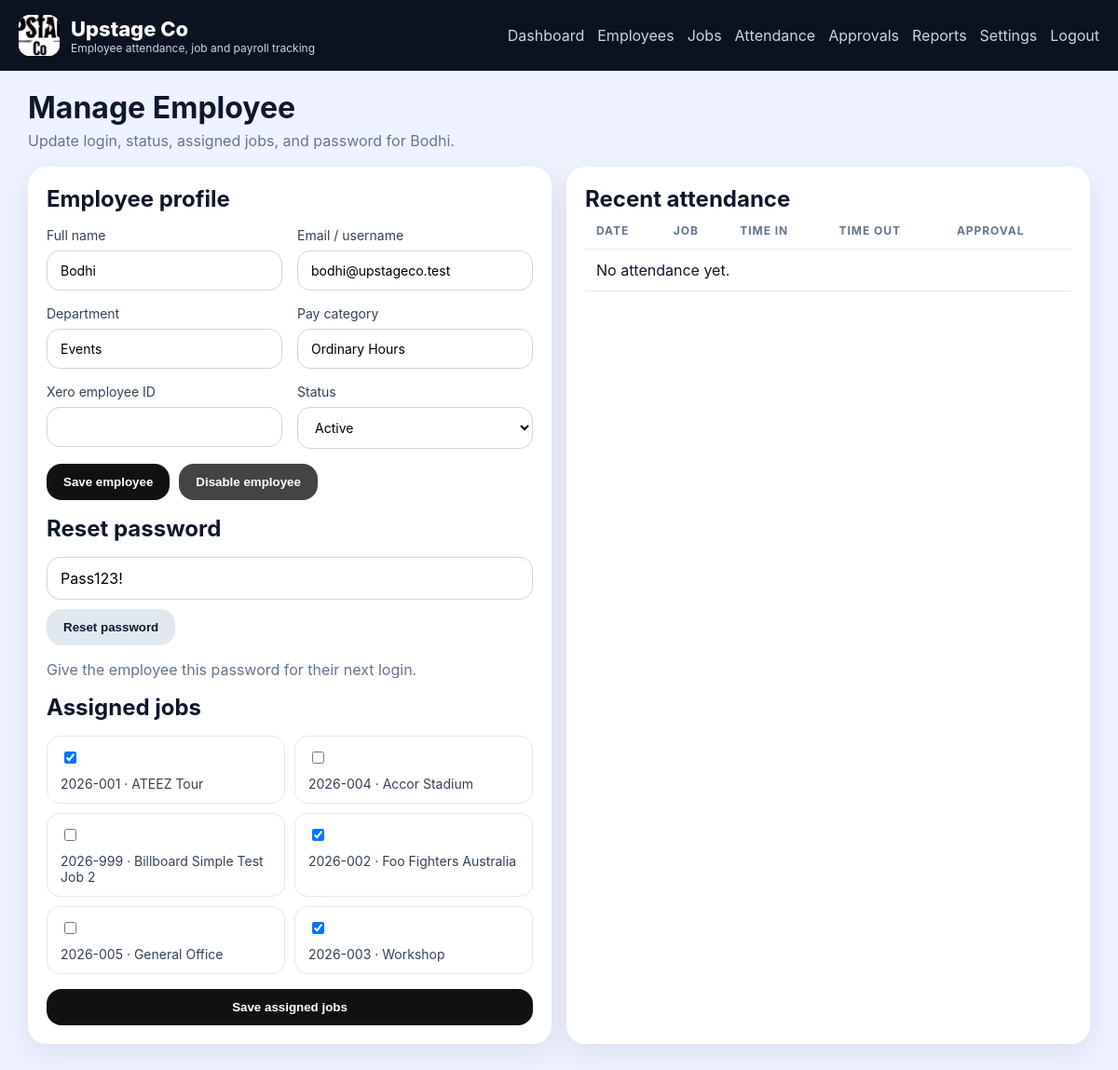
Page /admin/employees/6 (signed in) on the committed database.
### app.py (models this page shows, shortened)
class CompanySettings(db.Model):
    id = db.Column(db.Integer, primary_key=True)
    company_name = db.Column(db.String(120), default="Upstage Co")
    logo_path = db.Column(db.String(255), default="branding/upstage-company-logo.jpg")
    primary_color = db.Column(db.String(20), default="#111111")
    secondary_color = db.Column(db.String(20), default="#444444")
    timezone = db.Column(db.String(50), default="Australia/Melbourne")
    work_week = db.Column(db.String(50), default="Mon-Fri")
    standard_daily_hours = db.Column(db.Float, default=8.0)
    required_photo = db.Column(db.Boolean, default=True)
    required_gps = db.Column(db.Boolean, default=True)
    geofence_enabled = db.Column(db.Boolean, default=True)
    strict_geofence = db.Column(db.Boolean, default=False)
    geofence_name = db.Column(db.String(120), default="Upstage Workshop")
    geofence_lat = db.Column(db.Float, default=-37.8136)
    geofence_lng = db.Column(db.Float, default=144.9631)
    geofence_radius_m = db.Column(db.Float, default=200.0)
    late_threshold_minutes = db.Column(db.Integer, default=10)
    overtime_threshold_hours = db.Column(db.Float, default=8.0)
    paid_break_minutes = db.Column(db.Integer, default=20)
    unpaid_break_minutes = db.Column(db.Integer, default=30)
    allow_gallery_upload = db.Column(db.Boolean, default=False)
    retention_days = db.Column(db.Integer, default=365)
    enable_break_photo = db.Column(db.Boolean, default=False)

class User(db.Model):
    id = db.Column(db.Integer, primary_key=True)
    uuid = db.Column(db.String(36), default=lambda: str(uuid.uuid4()), unique=True)
    full_name = db.Column(db.String(120), nullable=False)
    email = db.Column(db.String(120), unique=True, nullable=False)
    password_hash = db.Column(db.String(255), nullable=False)
    role = db.Column(db.String(20), nullable=False, default="employee")
    active = db.Column(db.Boolean, default=True)
    department = db.Column(db.String(100), default="Operations")
    pay_category = db.Column(db.String(100), default="Ordinary Hours")
    xero_employee_id = db.Column(db.String(120), nullable=True)
    created_at = db.Column(db.DateTime, default=lambda: datetime.now(timezone.utc))

class Job(db.Model):
    id = db.Column(db.Integer, primary_key=True)
    job_number = db.Column(db.String(50), unique=True, nullable=False)
    name = db.Column(db.String(120), nullable=False)
    client = db.Column(db.String(120), nullable=False)
    venue = db.Column(db.String(120), nullable=False)
    location = db.Column(db.String(255), nullable=False)
    start_date = db.Column(db.Date, nullable=False)
    end_date = db.Column(db.Date, nullable=False)
    manager_name = db.Column(db.String(120), nullable=False)
    status = db.Column(db.String(50), default="Active")
    notes = db.Column(db.Text, default="")

### app.py (the view)
@app.route("/admin/employees/<int:user_id>")
@login_required(role="admin")
def admin_employee_detail_page(user_id):
    employee = User.query.filter_by(id=user_id, role="employee").first_or_404()
    jobs = Job.query.order_by(Job.name.asc()).all()
    assigned_ids = assigned_job_ids(employee.id)
    recent_rows = Attendance.query.filter_by(user_id=employee.id).order_by(Attendance.time_in_at.desc()).limit(20).all()
    return render_template("admin_employee_detail.html", employee=employee, jobs=jobs, assigned_ids=assigned_ids, recent_rows=recent_rows)

### app.py (called while the page is built)
@app.context_processor
def inject_helpers():
    settings = CompanySettings.query.first()
    return {"current_user": current_user, "company_settings": settings}

def current_user():
    uid = session.get("user_id")
    if not uid:
        return None
    return User.query.get(uid)

def login_required(role=None):
    def deco(fn):
        @wraps(fn)
        def wrapped(*args, **kwargs):
            user = current_user()
            if not user:
                return redirect(url_for("login"))
            if role and user.role != role:
                return redirect(url_for("index"))
            return fn(*args, **kwargs)
        return wrapped
    return deco

def assigned_job_ids(user_id):
    return [row.job_id for row in JobAssignment.query.filter_by(user_id=user_id).all()]

### templates/admin_employee_detail.html (shortened to what this page needs)
{% extends 'base.html' %}
{% block content %}
<div class="page-title"><h1>Manage Employee</h1><p>Update login, status, assigned jobs, and password for {{ employee.full_name }}.</p></div>
<div class="grid two-col">
  <div class="card stack gap-md">
    <h2>Employee profile</h2>
    <div class="grid two-col">
      <label>Full name<input id="full_name" value="{{ employee.full_name }}"></label>
      <label>Email / username<input id="email" value="{{ employee.email }}"></label>
      <label>Department<input id="department" value="{{ employee.department }}"></label>
      <label>Pay category<input id="pay_category" value="{{ employee.pay_category }}"></label>
      <label>Xero employee ID<input id="xero_employee_id" value="{{ employee.xero_employee_id or '' }}"></label>
      <label>Status<select id="active"><option value="true" {{ 'selected' if employee.active else '' }}>Active</option><option value="false" {{ '' if employee.active else 'selected' }}>Disabled</option></select></label>
    </div>
    <div class="actions-inline">
      <button class="btn primary" onclick="saveEmployee()">Save employee</button>
      <button class="btn secondary" onclick="toggleEmployee()">{{ 'Disable' if employee.active else 'Enable' }} employee</button>
    </div>
    <h2>Reset password</h2>
    <div class="actions-inline">
      <input id="new_password" value="Pass123!" placeholder="New password">
      <button class="btn ghost" onclick="resetPassword()">Reset password</button>
    </div>
    <div class="muted">Give the employee this password for their next login.</div>
    <h2>Assigned jobs</h2>
    <div class="checkbox-grid">
      {% for job in jobs %}
        <label class="check-chip"><input type="checkbox" class="job-check" value="{{ job.id }}" {{ 'checked' if job.id in assigned_ids else '' }}> {{ job.job_number }} · {{ job.name }}</label>
      {% endfor %}
    </div>
    <button class="btn primary" onclick="saveAssignments()">Save assigned jobs</button>
  </div>
  <div class="card">
    <h2>Recent attendance</h2>
    <table>
      <thead><tr><th>Date</th><th>Job</th><th>Time In</th><th>Time Out</th><th>Approval</th></tr></thead>
      <tbody>
      {% for row in recent_rows %}
        <tr><td>{{ row.date }}</td><td>{{ row.job_id }}</td><td>{{ row.time_in_at|dtfmt }}</td><td>{{ row.time_out_at|dtfmt }}</td><td>{{ row.approval_status }}</td></tr>
      {% else %}
        <tr><td colspan="5">No attendance yet.</td></tr>
      {% endfor %}
      </tbody>
    </table>
  </div>
</div>
{% endblock %}

### templates/base.html (shortened to what this page needs)
<!doctype html>
<html lang="en">
<head>
  <link rel="stylesheet" href="{{ url_for('static', filename='css/styles.css') }}">
</head>
<body>
  <header class="topbar">
    <div>
      <div class="brand-row">
        <img class="brand-logo" src="{{ url_for('static', filename=(company_settings.logo_path if company_settings and company_settings.logo_path else 'branding/upstage-logo.png')) }}" alt="Company logo">
        <div>
          <div class="brand">{{ company_settings.company_name if company_settings else 'Upstage Time' }}</div>
          <div class="subtitle">Employee attendance, job and payroll tracking</div>
        </div>
      </div>
    </div>
    <nav class="navlinks">
      {% if session.get('user_id') %}
        {% if current_user().role == 'employee' %}
          <a href="{{ url_for('employee_dashboard') }}">Dashboard</a>
          <a href="{{ url_for('employee_history_page') }}">History</a>
          <a href="{{ url_for('employee_timesheet_page') }}">Timesheet</a>
        {% else %}
          <a href="{{ url_for('admin_dashboard') }}">Dashboard</a>
          <a href="{{ url_for('admin_employees_page') }}">Employees</a>
          <a href="{{ url_for('admin_jobs_page') }}">Jobs</a>
          <a href="{{ url_for('admin_attendance_page') }}">Attendance</a>
          <a href="{{ url_for('admin_approvals_page') }}">Approvals</a>
          <a href="{{ url_for('admin_reports_page') }}">Reports</a>
          <a href="{{ url_for('admin_settings_page') }}">Settings</a>
        {% endif %}
        <a href="{{ url_for('logout') }}">Logout</a>
      {% endif %}
    </nav>
  </header>
  <main class="container">
    {% block content %}{% endblock %}
  </main>
</body>
</html>

### static/css/styles.css (style rules this page uses)
:root { --bg:#0b1220; --card:#ffffff; --muted:#64748b; --text:#0f172a; --line:#e2e8f0; --primary:#2563eb; --secondary:#0ea5a4; --danger:#dc2626; --surface:#f8fafc; }
* { box-sizing:border-box }
body { margin:0;font-family:Inter,Arial,sans-serif;background:#eef2ff;color:var(--text) }
a { color:var(--primary);text-decoration:none }
h1,h2,h3,p { margin:0 }
img { max-width:100%;display:block }
.topbar { background:var(--bg);color:#fff;padding:16px 20px;display:flex;justify-content:space-between;gap:20px;align-items:center;position:sticky;top:0;z-index:10 }
.brand-row { display:flex;align-items:center;gap:12px }
.brand-logo { width:44px;height:44px;border-radius:12px;object-fit:cover;background:#fff }
.brand { font-size:22px;font-weight:800 }
.subtitle { font-size:12px;color:#cbd5e1 }
.navlinks { display:flex;gap:14px;flex-wrap:wrap }
.navlinks a { color:#cbd5e1 }
.container { max-width:1180px;margin:0 auto;padding:20px }
.card,.login-card { background:var(--card);border-radius:20px;padding:20px;box-shadow:0 10px 30px rgba(15,23,42,.08);margin-bottom:18px }
.grid { display:grid;gap:16px }
.two-col { grid-template-columns:repeat(2,minmax(0,1fr)) }
.checkbox-grid { display:grid;grid-template-columns:repeat(2,minmax(0,1fr));gap:10px }
.check-chip { display:flex;gap:10px;align-items:flex-start;padding:12px 14px;border:1px solid var(--line);border-radius:14px;background:#fff }
.check-chip input { width:auto;margin-top:4px }
.btn { border:none;border-radius:16px;padding:12px 18px;font-weight:700;cursor:pointer;display:inline-flex;justify-content:center;align-items:center;gap:8px }
.btn.primary { background:var(--primary);color:#fff }
.btn.secondary { background:var(--secondary);color:#fff }
.btn.ghost { background:#e2e8f0;color:#0f172a }
label { display:flex;flex-direction:column;gap:8px;font-size:14px;color:#334155 }
input,select,textarea { width:100%;padding:12px 14px;border:1px solid #cbd5e1;border-radius:14px;font:inherit;background:#fff }
.page-title { margin-bottom:18px }
.page-title p { color:var(--muted);margin-top:6px }
.muted { color:var(--muted) }
.table-wrap,.card table { overflow:auto }
.card table { width:100%;border-collapse:collapse }
.card th,.card td { padding:12px;border-bottom:1px solid var(--line);text-align:left;vertical-align:top }
.card th { font-size:12px;text-transform:uppercase;letter-spacing:.08em;color:var(--muted) }
.actions-inline { display:flex;flex-wrap:wrap;gap:10px }
.stack { display:flex;flex-direction:column }
.gap-md { gap:16px }

### rows in the picture
CompanySettings: logo_path (picture), company_name "Upstage Co"
User: full_name "Bodhi", email "bodhi@upstageco.test", department "Events", pay_category "Ordinary Hours", active "Disable"
Job: job_number "2026-001", name "ATEEZ Tour"
Job: job_number "2026-004", name "Accor Stadium"
Job: job_number "2026-999", name "Billboard Simple Test Job 2"
Job: job_number "2026-002", name "Foo Fighters Australia"
Job: job_number "2026-005", name "General Office"
Job: job_number "2026-003", name "Workshop"
